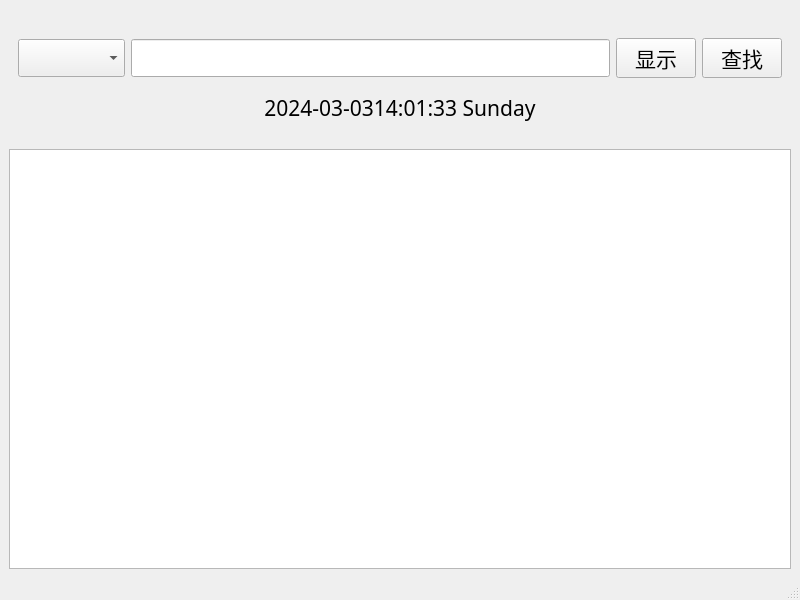
<?xml version="1.0" encoding="UTF-8"?>
<ui version="4.0">
 <class>MainWindow</class>
 <widget class="QMainWindow" name="MainWindow">
  <property name="geometry">
   <rect>
    <x>0</x>
    <y>0</y>
    <width>800</width>
    <height>600</height>
   </rect>
  </property>
  <property name="windowTitle">
   <string>查询界面</string>
  </property>
  <widget class="QWidget" name="centralwidget">
   <layout class="QGridLayout" name="gridLayout">
    <item row="2" column="0">
     <widget class="QLabel" name="timeLabel">
      <property name="font">
       <font>
        <family>Microsoft YaHei</family>
        <pointsize>16</pointsize>
       </font>
      </property>
      <property name="text">
       <string>2024-03-0314:01:33 Sunday</string>
      </property>
      <property name="alignment">
       <set>Qt::AlignCenter</set>
      </property>
     </widget>
    </item>
    <item row="3" column="0">
     <spacer name="verticalSpacer_3">
      <property name="orientation">
       <enum>Qt::Vertical</enum>
      </property>
      <property name="sizeType">
       <enum>QSizePolicy::Fixed</enum>
      </property>
      <property name="sizeHint" stdset="0">
       <size>
        <width>20</width>
        <height>20</height>
       </size>
      </property>
     </spacer>
    </item>
    <item row="0" column="0">
     <spacer name="verticalSpacer_2">
      <property name="orientation">
       <enum>Qt::Vertical</enum>
      </property>
      <property name="sizeType">
       <enum>QSizePolicy::Fixed</enum>
      </property>
      <property name="sizeHint" stdset="0">
       <size>
        <width>20</width>
        <height>20</height>
       </size>
      </property>
     </spacer>
    </item>
    <item row="4" column="0">
     <widget class="QTableView" name="tableView"/>
    </item>
    <item row="1" column="0">
     <widget class="QWidget" name="widget" native="true">
      <layout class="QHBoxLayout" name="horizontalLayout">
       <item>
        <widget class="QComboBox" name="comboBox">
         <property name="enabled">
          <bool>true</bool>
         </property>
         <property name="sizeIncrement">
          <size>
           <width>20</width>
           <height>40</height>
          </size>
         </property>
         <property name="font">
          <font>
           <family>Microsoft YaHei</family>
           <pointsize>16</pointsize>
          </font>
         </property>
         <property name="inputMethodHints">
          <set>Qt::ImhNone</set>
         </property>
        </widget>
       </item>
       <item>
        <widget class="QLineEdit" name="lineEdit">
         <property name="font">
          <font>
           <family>Microsoft YaHei</family>
           <pointsize>16</pointsize>
          </font>
         </property>
         <property name="text">
          <string/>
         </property>
         <property name="maxLength">
          <number>90</number>
         </property>
        </widget>
       </item>
       <item>
        <widget class="QPushButton" name="showBtn">
         <property name="font">
          <font>
           <family>Microsoft YaHei</family>
           <pointsize>16</pointsize>
          </font>
         </property>
         <property name="text">
          <string>显示</string>
         </property>
        </widget>
       </item>
       <item>
        <widget class="QPushButton" name="findBtn">
         <property name="font">
          <font>
           <family>Microsoft YaHei</family>
           <pointsize>16</pointsize>
          </font>
         </property>
         <property name="text">
          <string>查找</string>
         </property>
        </widget>
       </item>
      </layout>
     </widget>
    </item>
   </layout>
  </widget>
  <widget class="QStatusBar" name="statusBar"/>
 </widget>
 <resources/>
 <connections/>
</ui>
